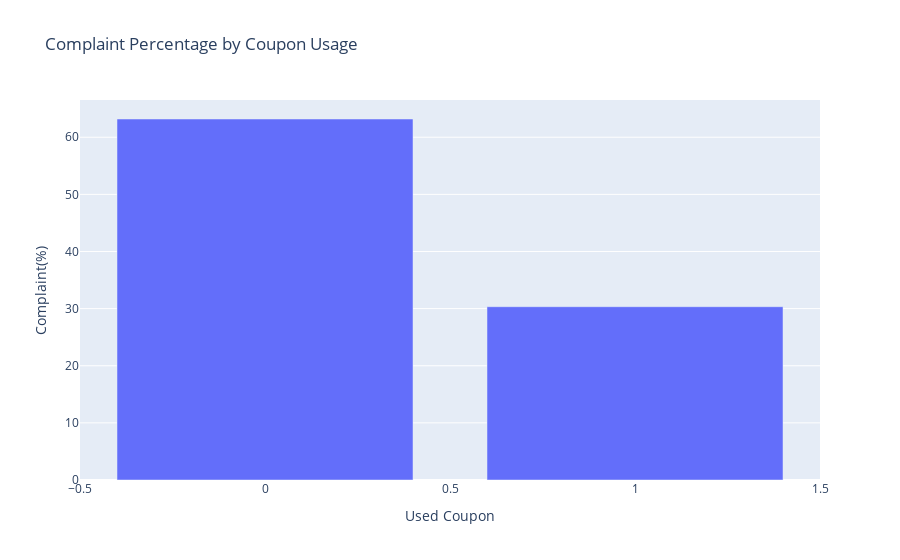

Write notebook code for a chart like this one.
### Markdown cell above
#### 5. Usage of Coupons and Complaints

### Code cell
df['used_coupon_num'] = le.fit_transform(df['used_coupon'])

# Group by coupon usage and calculate the percentage of complaints for each
complaints_by_coupon_usage = df.groupby('used_coupon_num')['complained_num'].mean() * 100
complaints_by_coupon_usage = complaints_by_coupon_usage.reset_index()

# Plot the data
fig = px.bar(complaints_by_coupon_usage, x='used_coupon_num', y='complained_num',
             labels={'used_coupon_num': 'Used Coupon', 'complained_num': 'Complaint(%)'},
             title='Complaint Percentage by Coupon Usage',
             category_orders={'used_coupon_num': [0, 1]})  # This ensures that the order of the x-axis is [No, Yes]

fig.show()

### Figure 1 — Plotly figure (JSON) as saved in the notebook; plotly's stock layout.template omitted (floating-point values rounded to 4 significant figures)
{"data": [{"alignmentgroup": "True", "hovertemplate": "Used Coupon=%{x}<br>Complaint(%)=%{y}<extra></extra>", "legendgroup": "", "marker": {"color": "#636efa", "pattern": {"shape": ""}}, "name": "", "offsetgroup": "", "orientation": "v", "showlegend": false, "textposition": "auto", "type": "bar", "x": [0, 1], "xaxis": "x", "y": [63.19, 30.34], "yaxis": "y"}], "layout": {"barmode": "relative", "legend": {"tracegroupgap": 0}, "title": {"text": "Complaint Percentage by Coupon Usage"}, "xaxis": {"anchor": "y", "categoryarray": [0, 1], "categoryorder": "array", "domain": [0, 1], "title": {"text": "Used Coupon"}}, "yaxis": {"anchor": "x", "domain": [0, 1], "title": {"text": "Complaint(%)"}}}}
